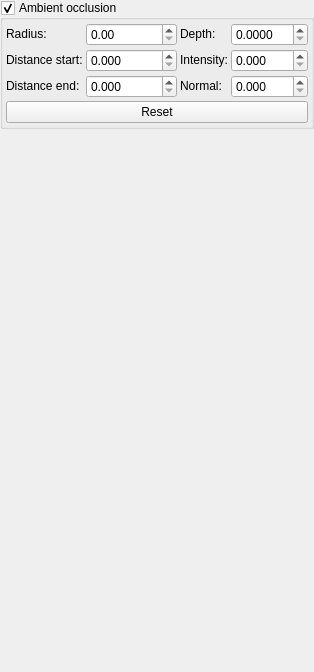
         <widget class="QWidget" name="tabAO">
          <property name="autoFillBackground">
           <bool>true</bool>
          </property>
          <attribute name="icon">
           <iconset resource="geditor.qrc">
            <normaloff>:/Resources/MetroStyle/western.png</normaloff>:/Resources/MetroStyle/western.png</iconset>
          </attribute>
          <attribute name="title">
           <string/>
          </attribute>
          <attribute name="toolTip">
           <string>Ambient occlusion</string>
          </attribute>
          <layout class="QGridLayout" name="gridLayout_22">
           <property name="leftMargin">
            <number>0</number>
           </property>
           <property name="topMargin">
            <number>0</number>
           </property>
           <property name="rightMargin">
            <number>0</number>
           </property>
           <property name="bottomMargin">
            <number>0</number>
           </property>
           <property name="spacing">
            <number>3</number>
           </property>
           <item row="0" column="0">
            <widget class="GroupBox" name="AOEnable">
             <property name="title">
              <string>Ambient occlusion</string>
             </property>
             <property name="checkable">
              <bool>true</bool>
             </property>
             <layout class="QGridLayout" name="gridLayout_21">
              <property name="leftMargin">
               <number>3</number>
              </property>
              <property name="topMargin">
               <number>3</number>
              </property>
              <property name="rightMargin">
               <number>3</number>
              </property>
              <property name="bottomMargin">
               <number>3</number>
              </property>
              <property name="spacing">
               <number>3</number>
              </property>
              <item row="0" column="0">
               <widget class="QLabel" name="label_15">
                <property name="sizePolicy">
                 <sizepolicy hsizetype="Fixed" vsizetype="Fixed">
                  <horstretch>0</horstretch>
                  <verstretch>0</verstretch>
                 </sizepolicy>
                </property>
                <property name="text">
                 <string>Radius:</string>
                </property>
               </widget>
              </item>
              <item row="0" column="1">
               <widget class="DoubleSpinBox" name="AORadius">
                <property name="sizePolicy">
                 <sizepolicy hsizetype="Preferred" vsizetype="Fixed">
                  <horstretch>0</horstretch>
                  <verstretch>0</verstretch>
                 </sizepolicy>
                </property>
                <property name="decimals">
                 <number>2</number>
                </property>
                <property name="maximum">
                 <double>9999999.000000000000000</double>
                </property>
                <property name="singleStep">
                 <double>0.010000000000000</double>
                </property>
               </widget>
              </item>
              <item row="0" column="2">
               <widget class="QLabel" name="label_18">
                <property name="sizePolicy">
                 <sizepolicy hsizetype="Fixed" vsizetype="Fixed">
                  <horstretch>0</horstretch>
                  <verstretch>0</verstretch>
                 </sizepolicy>
                </property>
                <property name="text">
                 <string>Depth:</string>
                </property>
               </widget>
              </item>
              <item row="0" column="3">
               <widget class="DoubleSpinBox" name="AODepth">
                <property name="sizePolicy">
                 <sizepolicy hsizetype="Preferred" vsizetype="Fixed">
                  <horstretch>0</horstretch>
                  <verstretch>0</verstretch>
                 </sizepolicy>
                </property>
                <property name="decimals">
                 <number>4</number>
                </property>
                <property name="maximum">
                 <double>100.000000000000000</double>
                </property>
                <property name="singleStep">
                 <double>0.000100000000000</double>
                </property>
               </widget>
              </item>
              <item row="1" column="0">
               <widget class="QLabel" name="label_21">
                <property name="sizePolicy">
                 <sizepolicy hsizetype="Fixed" vsizetype="Fixed">
                  <horstretch>0</horstretch>
                  <verstretch>0</verstretch>
                 </sizepolicy>
                </property>
                <property name="text">
                 <string>Distance start:</string>
                </property>
               </widget>
              </item>
              <item row="1" column="1">
               <widget class="DoubleSpinBox" name="AODistanceStart">
                <property name="sizePolicy">
                 <sizepolicy hsizetype="Preferred" vsizetype="Fixed">
                  <horstretch>0</horstretch>
                  <verstretch>0</verstretch>
                 </sizepolicy>
                </property>
                <property name="decimals">
                 <number>3</number>
                </property>
                <property name="maximum">
                 <double>999999.000000000000000</double>
                </property>
                <property name="singleStep">
                 <double>0.001000000000000</double>
                </property>
               </widget>
              </item>
              <item row="1" column="2">
               <widget class="QLabel" name="label_20">
                <property name="sizePolicy">
                 <sizepolicy hsizetype="Fixed" vsizetype="Fixed">
                  <horstretch>0</horstretch>
                  <verstretch>0</verstretch>
                 </sizepolicy>
                </property>
                <property name="text">
                 <string>Intensity:</string>
                </property>
               </widget>
              </item>
              <item row="1" column="3">
               <widget class="DoubleSpinBox" name="AOIntensity">
                <property name="sizePolicy">
                 <sizepolicy hsizetype="Preferred" vsizetype="Fixed">
                  <horstretch>0</horstretch>
                  <verstretch>0</verstretch>
                 </sizepolicy>
                </property>
                <property name="decimals">
                 <number>3</number>
                </property>
                <property name="maximum">
                 <double>100.000000000000000</double>
                </property>
                <property name="singleStep">
                 <double>0.001000000000000</double>
                </property>
               </widget>
              </item>
              <item row="2" column="0">
               <widget class="QLabel" name="label_22">
                <property name="sizePolicy">
                 <sizepolicy hsizetype="Fixed" vsizetype="Fixed">
                  <horstretch>0</horstretch>
                  <verstretch>0</verstretch>
                 </sizepolicy>
                </property>
                <property name="text">
                 <string>Distance end:</string>
                </property>
               </widget>
              </item>
              <item row="2" column="1">
               <widget class="DoubleSpinBox" name="AODistanceEnd">
                <property name="sizePolicy">
                 <sizepolicy hsizetype="Preferred" vsizetype="Fixed">
                  <horstretch>0</horstretch>
                  <verstretch>0</verstretch>
                 </sizepolicy>
                </property>
                <property name="decimals">
                 <number>3</number>
                </property>
                <property name="maximum">
                 <double>999999.000000000000000</double>
                </property>
                <property name="singleStep">
                 <double>0.001000000000000</double>
                </property>
               </widget>
              </item>
              <item row="2" column="2">
               <widget class="QLabel" name="label_19">
                <property name="sizePolicy">
                 <sizepolicy hsizetype="Fixed" vsizetype="Fixed">
                  <horstretch>0</horstretch>
                  <verstretch>0</verstretch>
                 </sizepolicy>
                </property>
                <property name="text">
                 <string>Normal:</string>
                </property>
               </widget>
              </item>
              <item row="2" column="3">
               <widget class="DoubleSpinBox" name="AONormal">
                <property name="sizePolicy">
                 <sizepolicy hsizetype="Preferred" vsizetype="Fixed">
                  <horstretch>0</horstretch>
                  <verstretch>0</verstretch>
                 </sizepolicy>
                </property>
                <property name="decimals">
                 <number>3</number>
                </property>
                <property name="maximum">
                 <double>100.000000000000000</double>
                </property>
                <property name="singleStep">
                 <double>0.001000000000000</double>
                </property>
               </widget>
              </item>
              <item row="3" column="0" colspan="4">
               <widget class="QPushButton" name="AOReset">
                <property name="sizePolicy">
                 <sizepolicy hsizetype="Ignored" vsizetype="Fixed">
                  <horstretch>0</horstretch>
                  <verstretch>0</verstretch>
                 </sizepolicy>
                </property>
                <property name="text">
                 <string>Reset</string>
                </property>
                <property name="icon">
                 <iconset resource="geditor.qrc">
                  <normaloff>:/Resources/MetroStyle/sinchronize.png</normaloff>:/Resources/MetroStyle/sinchronize.png</iconset>
                </property>
               </widget>
              </item>
             </layout>
            </widget>
           </item>
           <item row="1" column="0">
            <spacer name="verticalSpacer_8">
             <property name="orientation">
              <enum>Qt::Vertical</enum>
             </property>
             <property name="sizeHint" stdset="0">
              <size>
               <width>20</width>
               <height>543</height>
              </size>
             </property>
            </spacer>
           </item>
          </layout>
         </widget>
